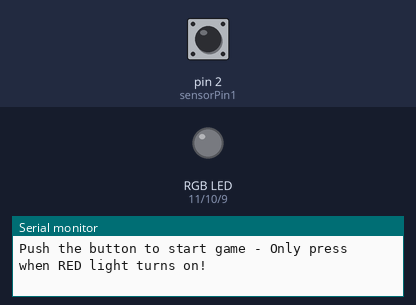
Recording of a sketch running on a simulated Arduino Uno, built with avr-gcc and run on an emulated ATmega328P. Shown: an RGB LED mixed from three pins (HIGH = lit), the last lines printed to the serial monitor. Inputs (shaded band) come from the test bench; at power-on: pin 2 (sensorPin1) LOW. Random numbers use the default seed unless the sketch sets one.

Above: at 1.2 s.
1.3 s: pin 2 (sensorPin1) pulsed HIGH 2 times (0.12 s each, 0.3 s apart)
At 4.79 s:
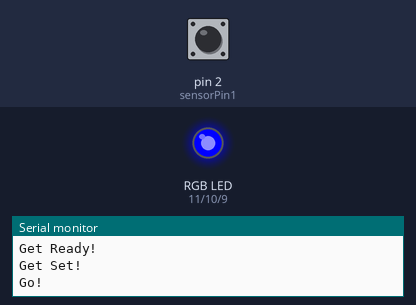
4.9 s: pin 2 (sensorPin1) driven HIGH
Timing chart, 0 to 7.9 s (numbered marks = the images above; inputs shaded):
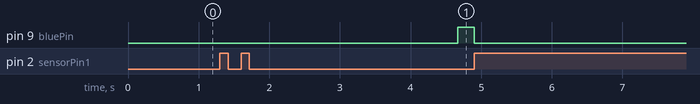

The sketch:

reaction_game_rgb.ino
```cpp
int redPin = 11; //must be pwm
int greenPin = 10; //must be pwm
int bluePin = 9; //must be pwm
int sensorPin1 = 2;
int long ranDelay = 0;
int sensorValue = 0;
float realTime;
int targetColor = 0; // 0 = red, 1 = green, 2 = blue, 3 = yellow, 4 = purple, 5 = cyan, 6 = white
String colorNames[] = {"RED", "GREEN", "BLUE", "YELLOW", "PURPLE", "CYAN", "WHITE"};

void setup()
{
  Serial.begin(9600);
  pinMode(redPin, OUTPUT);
  pinMode(bluePin, OUTPUT);
  pinMode(greenPin, OUTPUT);
  pinMode(sensorPin1, INPUT);

  // Turn off all LEDs initially
  analogWrite(redPin, 0);
  analogWrite(bluePin, 0);
  analogWrite(greenPin, 0);
}

void loop(){
  // Game start - choose initial target color
  targetColor = random(7);

  // First round requires button press to start
  Serial.println("");
  Serial.println("");
  Serial.println("");
  Serial.print("Push the button to start game - Only press when ");
  Serial.print(colorNames[targetColor]);
  Serial.println(" light turns on!");

  while (digitalRead(sensorPin1)==   0) {
  }

  // Wait for button to be released before continuing
  while (digitalRead(sensorPin1) == 1) {
  }

  while (true) { // Keep playing until game over
    Serial.println("");
    Serial.println("");
    Serial.println("");
    Serial.print("Next round - Only press when ");
    Serial.print(colorNames[targetColor]);
    Serial.println(" light turns on!");

    delay(1000); // Short pause before starting countdown

    // Wait for button to be released before continuing (in case it's still pressed from previous round)
    while (digitalRead(sensorPin1) == 1) {
    }

    Serial.println("");
    Serial.println("");
    Serial.println("");
    Serial.println("Get Ready!");
    delay(1000);
    Serial.println("Get Set!");
    delay(1000);  ranDelay = random(5000);
    delay(ranDelay);

    // Check if button is being held down - if so, it's cheating!
    if (digitalRead(sensorPin1) == 1) {
      Serial.println("CHEATER! Button was held down!");
      Serial.println("Game Over! Try again...");
      delay(3000);
      return; // End this round, start fresh
    }

  Serial.println("Go!");

  realTime = millis();

  // Light up a random color (might be the target or a different color)
  int actualColor = random(7);

  // Turn off all LEDs first
  analogWrite(redPin, 0);
  analogWrite(bluePin, 0);
  analogWrite(greenPin, 0);

  // Light up the selected color with PWM for better color recognition
  if (actualColor == 0) {        // Red
    analogWrite(redPin, 255);
  } else if (actualColor == 1) { // Green
    analogWrite(greenPin, 255);
  } else if (actualColor == 2) { // Blue
    analogWrite(bluePin, 255);
  } else if (actualColor == 3) { // Yellow (Red + Green)
    analogWrite(redPin, 200);
    analogWrite(greenPin, 180);
  } else if (actualColor == 4) { // Purple (Red + Blue)
    analogWrite(redPin, 200);
    analogWrite(bluePin, 150);
  } else if (actualColor == 5) { // Cyan (Green + Blue)
    analogWrite(greenPin, 200);
    analogWrite(bluePin, 200);
  } else {                       // White (Red + Green + Blue)
    analogWrite(redPin, 150);
    analogWrite(greenPin, 150);
    analogWrite(bluePin, 150);
  }

  // Wait for button press OR timeout (3 seconds)
  unsigned long startTime = millis();
  bool buttonPressed = false;

  while (millis() - startTime < 3000) { // 3 second timeout
    if (digitalRead(sensorPin1) == 1) {
      buttonPressed = true;
      break;
    }
  }

  // Turn off all LEDs
  analogWrite(redPin, 0);
  analogWrite(bluePin, 0);
  analogWrite(greenPin, 0);

  // Check the result
  if (actualColor == targetColor) {
    if (buttonPressed) {
      Serial.println("Correct! Your time was");
      realTime = millis() - realTime;
      Serial.print(realTime/1000,2);
      Serial.println(" seconds");
      Serial.println("Well done! You won the game!");
      delay(3000);
      return; // This will exit the entire loop() function and restart from beginning
    } else {
      Serial.println("Too slow! You should have pressed for that color!");
      Serial.println("Game Over! Try again...");
      delay(3000);
      return; // End game
    }
  } else {
    if (buttonPressed) {
      Serial.print("Wrong! The light was ");
      Serial.print(colorNames[actualColor]);
      Serial.print(" but you should only press for ");
      Serial.println(colorNames[targetColor]);
      Serial.println("Game Over! Try again...");
      delay(3000);
      return; // End game
    } else {
      Serial.print("Good! You correctly didn't press for ");
      Serial.println(colorNames[actualColor]);
      Serial.println("Well done! Starting next round...");
      delay(2000);
      continue; // Continue with same target color
    }
  }
  } // End of while loop
}
```

Measured:
- after the input at 1.3 s, pin 9 (bluePin): LOW → HIGH after 3.4 s
